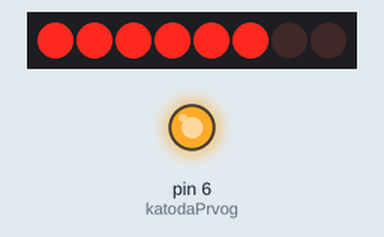
Recording of a sketch running on a simulated Arduino Uno, built with avr-gcc and run on an emulated ATmega328P. Parts: 8 shift-register outputs drawn as a row of LEDs (first output left, lit = HIGH), output pins drawn as LEDs (lit = HIGH). Wiring (inferred from the names in the program): shift register (74HC595): data pin 3; shift clock pin 4; latch pin 2. Wiring (inferred from the signals the program sends): row of LEDs: on Q0, Q1, Q2, Q3, Q4, Q5, Q6, Q7. Pins used as bus, display or sensor lines are not drawn.

Above: at 0.5 s.
At 1.5 s:
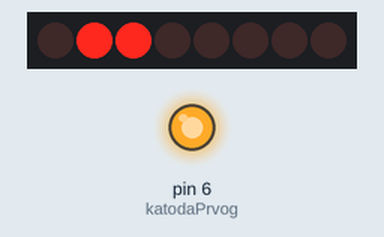
At 3.5 s:
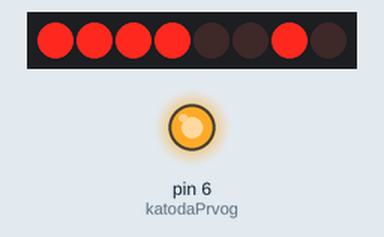
At 6.5 s:
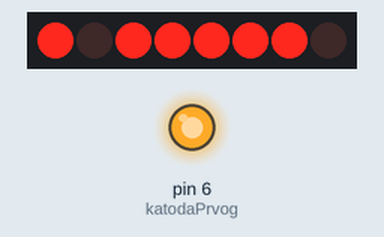
At 9.5 s:
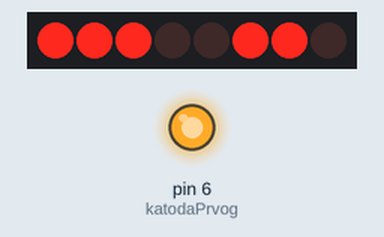
At 13.0 s:
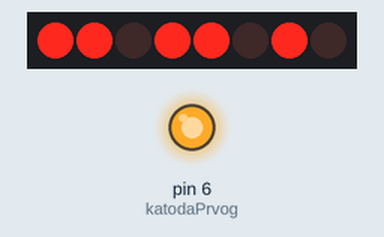
Timing chart, 0 to 13.7 s (numbered marks = the images above):
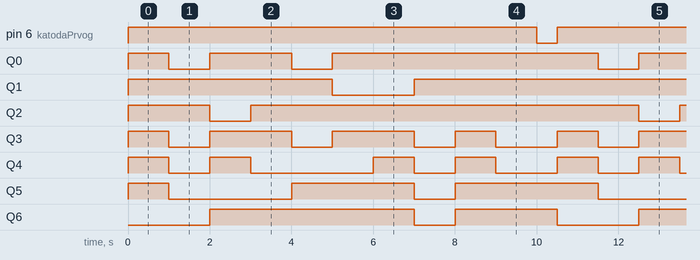

Measured:
- by itself, pin 6 (katodaPrvog): alternates HIGH for 10.0 s and LOW for 0.50 s
- by itself, Q0: repeats every 10.5 s: LOW 1.0 s, HIGH 2.0 s, LOW 1.0 s, HIGH 6.5 s
- by itself, Q1: repeats every 10.5 s: LOW 2.0 s, HIGH 8.5 s
- by itself, Q2: repeats every 10.5 s: LOW 1.0 s, HIGH 9.5 s
- by itself, Q3: repeats every 10.5 s: 2 × (LOW 1.0 s, HIGH 2.0 s), LOW 1.0 s, HIGH 1.0 s, LOW 1.5 s, HIGH 1.0 s
- by itself, Q4: repeats every 10.5 s: LOW 1.0 s, HIGH 1.0 s, LOW 3.0 s, HIGH 1.0 s, LOW 1.0 s, HIGH 1.0 s, LOW 1.5 s, HIGH 1.0 s
- by itself, Q5: repeats every 10.5 s: LOW 3.0 s, HIGH 3.0 s, LOW 1.0 s, HIGH 3.5 s
- by itself, Q6: repeats every 10.5 s: LOW 1.0 s, HIGH 2.5 s, LOW 2.0 s, HIGH 5.0 s

The sketch:

ShiftReg_7seg.ino
```cpp
int latchPin = 2;
int dataPin = 3;
int clockPin = 4;
int katodaPrvog = 6;

void setup() {
  pinMode(latchPin, OUTPUT);
  pinMode(dataPin, OUTPUT);
  pinMode(clockPin, OUTPUT);
  pinMode(katodaPrvog, OUTPUT);
}
void loop(){
digitalWrite(katodaPrvog, HIGH);
//0
digitalWrite(latchPin, LOW);
shiftOut(dataPin, clockPin, MSBFIRST, 63);
digitalWrite(latchPin, HIGH);
delay(1000);
//1
digitalWrite(latchPin, LOW);
shiftOut(dataPin, clockPin, MSBFIRST, 6);
digitalWrite(latchPin, HIGH);
delay(1000);
//2
digitalWrite(latchPin, LOW);
shiftOut(dataPin, clockPin, MSBFIRST, 91);
digitalWrite(latchPin, HIGH);
delay(1000);
//3
digitalWrite(latchPin, LOW);
shiftOut(dataPin, clockPin, MSBFIRST, 79);
digitalWrite(latchPin, HIGH);
delay(1000);
//4
digitalWrite(latchPin, LOW);
shiftOut(dataPin, clockPin, MSBFIRST, 102);
digitalWrite(latchPin, HIGH);
delay(1000);
//5
digitalWrite(latchPin, LOW);
shiftOut(dataPin, clockPin, MSBFIRST, 109);
digitalWrite(latchPin, HIGH);
delay(1000);
//6
digitalWrite(latchPin, LOW);
shiftOut(dataPin, clockPin, MSBFIRST, 125);
digitalWrite(latchPin, HIGH);
delay(1000);
//7
digitalWrite(latchPin, LOW);
shiftOut(dataPin, clockPin, MSBFIRST, 7);
digitalWrite(latchPin, HIGH);
delay(1000);
//8
digitalWrite(latchPin, LOW);
shiftOut(dataPin, clockPin, MSBFIRST, 127);
digitalWrite(latchPin, HIGH);
delay(1000);
//9
digitalWrite(latchPin, LOW);
shiftOut(dataPin, clockPin, MSBFIRST, 103);
digitalWrite(latchPin, HIGH);
delay(1000);
digitalWrite(katodaPrvog, LOW);
delay(500);
}
```
